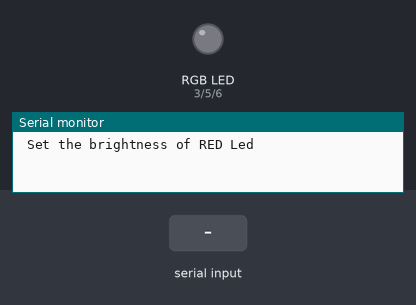
The sketch below on a simulated Arduino Uno, built with avr-gcc and run on an emulated ATmega328P. Parts: an RGB LED mixed from three pins (HIGH = lit), the last lines printed to the serial monitor. The inputs (shaded band) are chosen by the test bench.

Above: at 0.9 s.
1.0 s: "90,45,200\n" received over Serial
At 2.2 s:
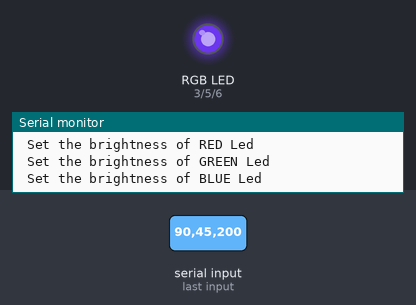
Timing chart, 0 to 4.0 s (numbered marks = the images above; inputs shaded):
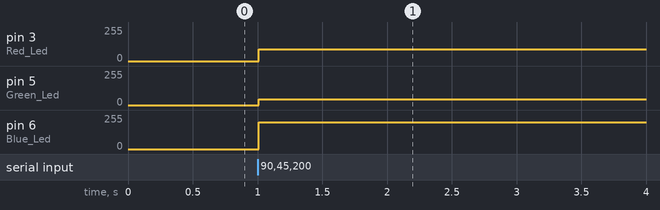

Measured:
- after the input at 1.0 s, pin 3 (Red_Led): 0/255 → 90/255 at once; pin 5 (Green_Led): 0/255 → 45/255 at once; pin 6 (Blue_Led): 0/255 → 200/255 at once

The sketch:

InterfacingRGBLedWithArduino.ino
```cpp
int Red_Led = 3;          // Must be connected to any of the PWM pins in the digital side
int Green_Led = 5;
int Blue_Led = 6;
int Red_Brightness ;      // Value must be between 0 and 255  for analogWrite function
int Green_Brightness ;
int Blue_Brightness ;

void setup() {
  Serial.begin(9600);

  pinMode(Red_Led,OUTPUT);
  pinMode(Green_Led,OUTPUT);
  pinMode(Blue_Led,OUTPUT);

  Serial.println(" Set the brightness of RED Led " );
  while(Serial.available() == 0 ){
    // Wait
  }
  Red_Brightness =  Serial.parseInt();


  Serial.println(" Set the brightness of GREEN Led " );
  while(Serial.available() == 0){
    // Wait
  }
  Green_Brightness = Serial.parseInt();

  Serial.println(" Set the brightness of BLUE Led " );
  while(Serial.available() == 0){
    // Wait
  }
  Blue_Brightness = Serial.parseInt();

}

void loop() {

  analogWrite(Red_Led,Red_Brightness);
  analogWrite(Green_Led,Green_Brightness);
  analogWrite(Blue_Led,Blue_Brightness);

}
```
